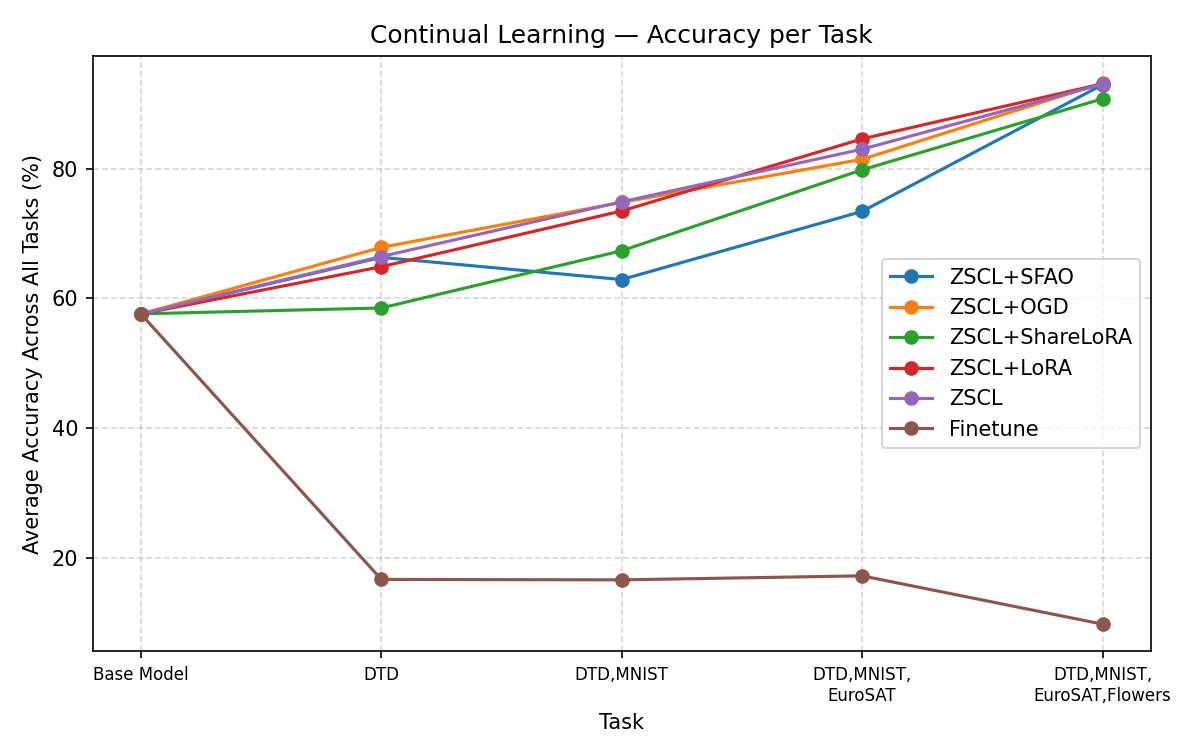

Here is the Python script that generated this plot:
import argparse
import matplotlib.pyplot as plt

parser = argparse.ArgumentParser()
parser.add_argument("--log", action="store_true", help="Use logarithmic y-axis")
parser.add_argument("--log-base", type=float, default=10, help="Base for logarithmic scale (default: 10)")
args = parser.parse_args()

tasks = ["Base Model", "DTD", "DTD,MNIST", "DTD,MNIST,\nEuroSAT", "DTD,MNIST,\nEuroSAT,Flowers"]
finetune  = [57.60,	16.70,	16.63,	17.25,	9.81]
sfao      = [57.61,	66.33,	62.91,	73.41,	92.93]
ogd       = [57.61,	67.87,	74.81,	81.44,	93.19]
sharelora = [57.62,	58.53,	67.35,	79.82,	90.77]
lora      = [57.61,	64.89,	73.48,	84.59,	93.08]
zscl      = [57.61,	66.46,	74.89,	83.00,	93.02]

x = list(range(len(tasks)))

methods = {
    "ZSCL+SFAO":      sfao,
    "ZSCL+OGD":       ogd,
    "ZSCL+ShareLoRA": sharelora,
    "ZSCL+LoRA":      lora,
    "ZSCL":      zscl,
    "Finetune":  finetune,
}

fig, ax = plt.subplots(figsize=(8, 5))

for name, values in methods.items():
    ax.plot(x, values, marker="o", label=name)

ax.set_xlabel("Task")
ax.set_ylabel("Average Accuracy Across All Tasks (%)")
ax.set_title("Continual Learning — Accuracy per Task")
ax.set_xticks(x)
ax.set_xticklabels(tasks, fontsize=8)
if args.log:
    ax.set_yscale("log", base=args.log_base)
ax.legend()
ax.grid(True, linestyle="--", alpha=0.5)

plt.tight_layout()
plt.savefig(r"a:\thesis\thesis\mtil\plotting\lineplot_trained_only.png", dpi=150)
plt.show()
